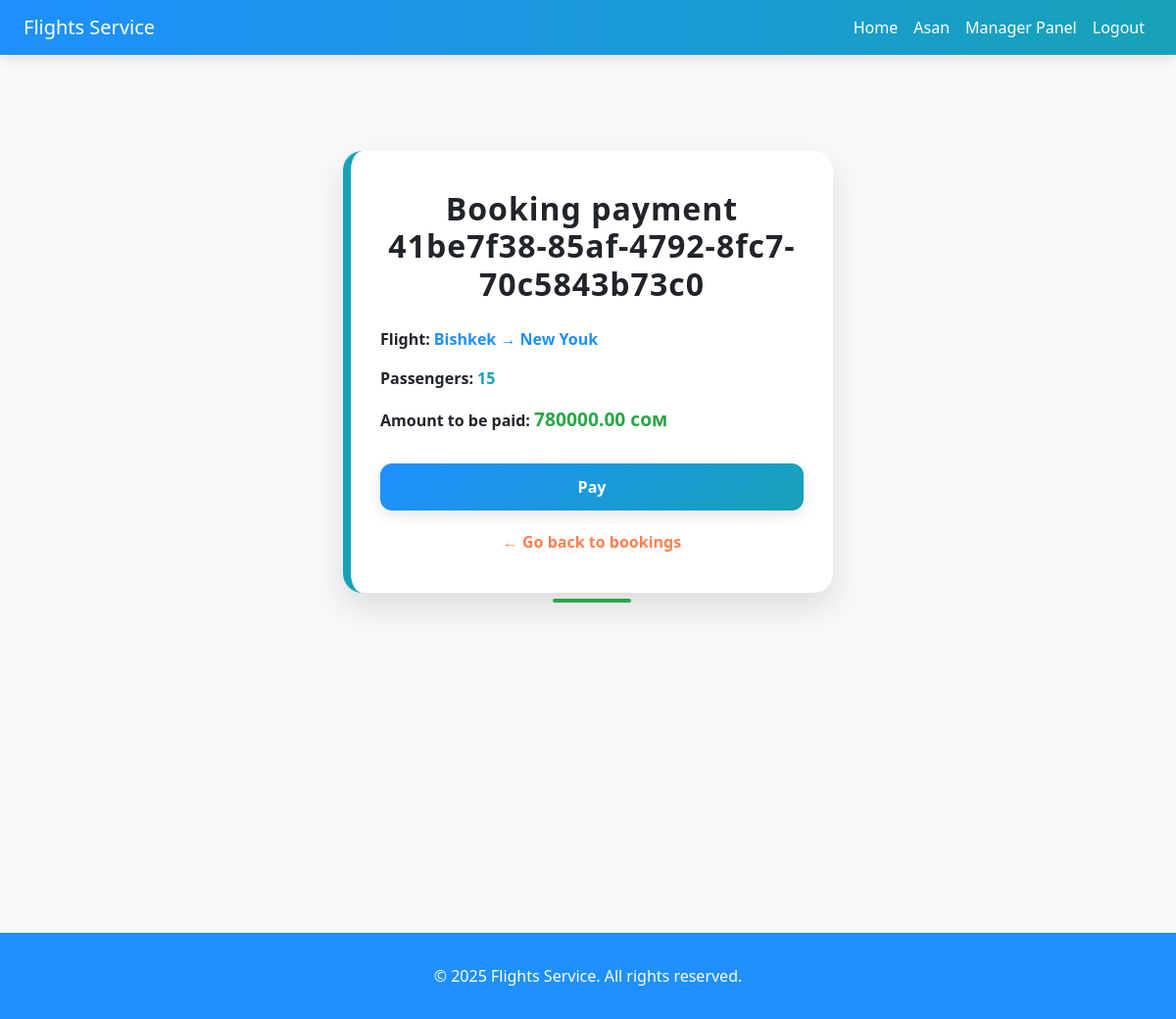
The page /booking/32/checkout/ (signed in) on the database its author committed.
### flights/models.py (models this page shows, shortened)
class User(AbstractUser):
    is_manager = models.BooleanField(default=False)
    ROLE_CHOICES = [
        ("admin", "Admin"),
        ("manager", "Manager"),
        ("customer", "Customer"),
    ]
    role = models.CharField(max_length=20, choices=ROLE_CHOICES, default="customer")

class Booking(models.Model):
    STATUS_CHOICES = [
        ("PENDING", "Pending"),
        ("PAID", "Paid"),
        ("CANCELED", "Canceled"),
        ("REFUNDED", "Refunded"),
    ]
    user = models.ForeignKey(User, on_delete=models.CASCADE, related_name="bookings")
    flight = models.ForeignKey(Flight, on_delete=models.CASCADE, related_name="bookings")
    passengers_count = models.PositiveIntegerField()
    total_price = models.DecimalField(max_digits=10, decimal_places=2)
    status = models.CharField(max_length=20, choices=STATUS_CHOICES, default="PENDING")
    confirmation_id = models.UUIDField(default=uuid.uuid4, editable=False, unique=True)
    created_at = models.DateTimeField(auto_now_add=True)
    paid_at = models.DateTimeField(null=True, blank=True)
    notification_sent = models.BooleanField(default=False)

class Flight(models.Model):
    company = models.ForeignKey(Company, on_delete=models.CASCADE, related_name="flights")
    origin = models.CharField(max_length=100)
    destination = models.CharField(max_length=100)
    departure_time = models.DateTimeField()
    arrival_time = models.DateTimeField()
    duration = models.DurationField()
    stops = models.PositiveIntegerField(default=0)
    price = models.DecimalField(max_digits=10, decimal_places=2)
    seats_total = models.PositiveIntegerField()
    seats_available = models.PositiveIntegerField()
    is_active = models.BooleanField(default=True)
    ECONOMY = 'economy'
    COMFORT = 'comfort'
    BUSINESS = 'business'
    FLIGHT_CLASSES = [
        (ECONOMY, 'Economy'),
        (COMFORT, 'Comfort'),
        (BUSINESS, 'Business'),
    ]
    flight_class = models.CharField(max_length=10, choices=FLIGHT_CLASSES, default=ECONOMY)
    return_flight = models.ForeignKey(
        'self', null=True, blank=True, on_delete=models.SET_NULL, related_name='return_of'
    )

### flights/views.py (the view, shortened to what this page needs)
# urls.py: path('booking/<int:booking_id>/checkout/', views.checkout_booking, name='checkout_booking'),
@login_required
def checkout_booking(request, booking_id):
    booking = get_object_or_404(Booking, id=booking_id)
    return render(request, 'flights/checkout.html', {'booking': booking})

### templates/flights/checkout.html (shortened to what this page needs)
{% extends "base.html" %}
{% block content %}
<div style="min-height: 100vh; background-color: #F8F9FA; display: flex; justify-content: center; align-items: flex-start; padding: 50px 20px;">
    <div style="
        background-color: white;
        border-radius: 20px;
        box-shadow: 0 15px 35px rgba(0,0,0,0.12);
        max-width: 500px;
        width: 100%;
        padding: 40px 30px;
        position: relative;
        border-left: 8px solid #17A2B8;
        transition: transform 0.3s ease;
    " onmouseover="this.style.transform='translateY(-5px)';" onmouseout="this.style.transform='translateY(0)';">
        <h2 style="
            text-align: center;
            color: #212529;
            margin-bottom: 25px;
            font-weight: 700;
            letter-spacing: 1px;
        ">Booking payment {{ booking.confirmation_id }}</h2>
        <div style="margin-bottom: 30px;">
            <p style="color: #212529; font-weight: 600;">Flight: <span style="color:#1E90FF;">{{ booking.flight.origin }} → {{ booking.flight.destination }}</span></p>
            <p style="color: #212529; font-weight: 600;">Passengers: <span style="color:#17A2B8;">{{ booking.passengers_count }}</span></p>
            <p style="color: #212529; font-weight: 600;">Amount to be paid: <span style="color:#28A745; font-size: 1.2em;">{{ booking.total_price }} сом</span></p>
        </div>
        <form method="post" style="display: flex; flex-direction: column; gap: 20px;">
            <button type="submit" style="
                background: linear-gradient(135deg, #1E90FF, #17A2B8);
                color: white;
                font-weight: 700;
                padding: 12px 0;
                border: none;
                border-radius: 12px;
                cursor: pointer;
                transition: all 0.3s ease;
                box-shadow: 0 5px 15px rgba(0,0,0,0.1);
            "
            onmouseover="this.style.background='linear-gradient(135deg, #138496, #1C86EE)'; this.style.transform='scale(1.05)';"
            onmouseout="this.style.background='linear-gradient(135deg, #1E90FF, #17A2B8)'; this.style.transform='scale(1)';">
                Pay
            </button>
        </form>
        <div style="margin-top: 20px; text-align: center;">
            <a href="{% url 'user_bookings' %}" style="
                text-decoration: none;
                color: #FF7F50;
                font-weight: 600;
                transition: all 0.3s ease;
            "
            onmouseover="this.style.color='#FF6347'; text-decoration: underline;"
            onmouseout="this.style.color='#FF7F50'; text-decoration: none;">
                ← Go back to bookings
            </a>
        </div>
        <div style="
            position: absolute;
            bottom: -10px;
            left: 50%;
            transform: translateX(-50%);
            width: 80px;
            height: 4px;
            border-radius: 4px;
            background: #28A745;
        "></div>
    </div>
</div>
{% endblock %}

### templates/base.html (shortened to what this page needs)
<!DOCTYPE html>
<html lang="ru">
<head>
    <link href="https://cdn.jsdelivr.net/npm/bootstrap@5.3.2/dist/css/bootstrap.min.css" rel="stylesheet">
</head>
<body>
<nav class="navbar navbar-expand-lg navbar-dark px-4">
    <a class="navbar-brand" href="{% url 'landing' %}">Flights Service</a>
    <div class="collapse navbar-collapse">
        <ul class="navbar-nav ms-auto">
            <li class="nav-item"><a class="nav-link" href="{% url 'landing' %}">Home</a></li>
            {% if user.is_authenticated %}
                <li class="nav-item"><a class="nav-link" href="{% url 'user_bookings' %}">{{ user.username }}</a></li>
                {% if user.is_superuser %}
                    <li class="nav-item">
                        <a class="btn btn-warning nav-link text-dark" href="{% url 'admin:index' %}">Admin Panel</a>
                    </li>
                    <li class="nav-item">
                        <a class="btn btn-success nav-link text-dark" href="{% url 'statistics' %}">Statistics</a>
                    </li>
                {% elif user.is_manager %}
                    <li class="nav-item"><a class="btn btn-info nav-link text-dark" href="{% url 'manager_dashboard' %}">Manager Panel</a></li>
                {% endif %}
                <li class="nav-item"><a class="nav-link" href="{% url 'logout' %}">Logout</a></li>
            {% else %}
                <li class="nav-item"><a class="nav-link" href="{% url 'login' %}">Login</a></li>
                <li class="nav-item"><a class="nav-link" href="{% url 'register' %}">Register</a></li>
            {% endif %}
        </ul>
    </div>
</nav>
<div class="container my-5">
    {% block content %}
    {% endblock %}
</div>
<footer>
    &copy; 2025 Flights Service. All rights reserved.
</footer>
</body>
</html>

### templates/base.html (style rules this page uses)
:root { --primary: #1E90FF; --secondary: #FF7F50; --bg: #F8F9FA; --text-primary: #212529; --text-secondary: #6C757D; --error: #DC3545; --success: #28A745; --info: #17A2B8; --neutral: #E9ECEF; }
body { background-color: var(--bg); color: var(--text-primary); font-family: 'Segoe UI', Tahoma, Geneva, Verdana, sans-serif; }
.navbar { background: linear-gradient(90deg, var(--primary), var(--info)); box-shadow: 0 4px 12px rgba(0,0,0,0.1); }
.nav-link, .navbar-brand { color: white !important; font-weight: 500; transition: color 0.3s; }
h1, h2, h3, h4 { color: var(--text-primary); font-weight: 700; }
a { transition: color 0.3s; }
footer { background-color: var(--primary); color: white; padding: 2rem 0; text-align: center; }

### rows shown on the page
User: username "Asan"
Booking: confirmation_id "41be7f38-85af-4792-8fc7-70c5843b73c0", flight.origin "Bishkek", flight.destination "New Youk", passengers_count "15", total_price "780000.00"
